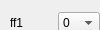
        <widget class="QWidget" name="toolBoxPage_maxshang2">
         <property name="geometry">
          <rect>
           <x>0</x>
           <y>0</y>
           <width>100</width>
           <height>30</height>
          </rect>
         </property>
         <attribute name="label">
          <string>二维最大殇计算</string>
         </attribute>
         <widget class="QWidget" name="layoutWidget_5">
          <property name="geometry">
           <rect>
            <x>10</x>
            <y>10</y>
            <width>90</width>
            <height>26</height>
           </rect>
          </property>
          <layout class="QHBoxLayout" name="horizontalLayout_46">
           <item>
            <widget class="QLabel" name="label_91">
             <property name="maximumSize">
              <size>
               <width>50</width>
               <height>10</height>
              </size>
             </property>
             <property name="font">
              <font>
               <pointsize>9</pointsize>
              </font>
             </property>
             <property name="text">
              <string>ff1</string>
             </property>
            </widget>
           </item>
           <item>
            <widget class="QComboBox" name="comboBox_2dshang_ff1">
             <item>
              <property name="text">
               <string>0</string>
              </property>
             </item>
             <item>
              <property name="text">
               <string>1</string>
              </property>
             </item>
             <item>
              <property name="text">
               <string>2</string>
              </property>
             </item>
             <item>
              <property name="text">
               <string>3</string>
              </property>
             </item>
            </widget>
           </item>
          </layout>
         </widget>
         <widget class="QWidget" name="layoutWidget_6">
          <property name="geometry">
           <rect>
            <x>120</x>
            <y>10</y>
            <width>90</width>
            <height>26</height>
           </rect>
          </property>
          <layout class="QHBoxLayout" name="horizontalLayout_47">
           <item>
            <widget class="QLabel" name="label_92">
             <property name="maximumSize">
              <size>
               <width>50</width>
               <height>10</height>
              </size>
             </property>
             <property name="font">
              <font>
               <pointsize>9</pointsize>
              </font>
             </property>
             <property name="text">
              <string>FF1</string>
             </property>
            </widget>
           </item>
           <item>
            <widget class="QComboBox" name="comboBox_2dshang_FF1">
             <item>
              <property name="text">
               <string>0</string>
              </property>
             </item>
             <item>
              <property name="text">
               <string>1</string>
              </property>
             </item>
             <item>
              <property name="text">
               <string>2</string>
              </property>
             </item>
             <item>
              <property name="text">
               <string>3</string>
              </property>
             </item>
            </widget>
           </item>
          </layout>
         </widget>
         <widget class="QWidget" name="layoutWidget_7">
          <property name="geometry">
           <rect>
            <x>10</x>
            <y>40</y>
            <width>90</width>
            <height>26</height>
           </rect>
          </property>
          <layout class="QHBoxLayout" name="horizontalLayout_48">
           <item>
            <widget class="QLabel" name="label_93">
             <property name="maximumSize">
              <size>
               <width>50</width>
               <height>10</height>
              </size>
             </property>
             <property name="font">
              <font>
               <pointsize>9</pointsize>
              </font>
             </property>
             <property name="text">
              <string>ff2</string>
             </property>
            </widget>
           </item>
           <item>
            <widget class="QComboBox" name="comboBox_2dshang_ff2">
             <item>
              <property name="text">
               <string>0</string>
              </property>
             </item>
             <item>
              <property name="text">
               <string>1</string>
              </property>
             </item>
             <item>
              <property name="text">
               <string>2</string>
              </property>
             </item>
             <item>
              <property name="text">
               <string>3</string>
              </property>
             </item>
            </widget>
           </item>
          </layout>
         </widget>
         <widget class="QWidget" name="layoutWidget_8">
          <property name="geometry">
           <rect>
            <x>120</x>
            <y>40</y>
            <width>90</width>
            <height>26</height>
           </rect>
          </property>
          <layout class="QHBoxLayout" name="horizontalLayout_49">
           <item>
            <widget class="QLabel" name="label_94">
             <property name="maximumSize">
              <size>
               <width>50</width>
               <height>10</height>
              </size>
             </property>
             <property name="font">
              <font>
               <pointsize>9</pointsize>
              </font>
             </property>
             <property name="text">
              <string>FF2</string>
             </property>
            </widget>
           </item>
           <item>
            <widget class="QComboBox" name="comboBox_2dshang_FF2">
             <item>
              <property name="text">
               <string>0</string>
              </property>
             </item>
             <item>
              <property name="text">
               <string>1</string>
              </property>
             </item>
             <item>
              <property name="text">
               <string>2</string>
              </property>
             </item>
             <item>
              <property name="text">
               <string>3</string>
              </property>
             </item>
            </widget>
           </item>
          </layout>
         </widget>
         <widget class="QLineEdit" name="lineEdit_2dshang_R">
          <property name="geometry">
           <rect>
            <x>260</x>
            <y>10</y>
            <width>51</width>
            <height>21</height>
           </rect>
          </property>
          <property name="text">
           <string>0.4954</string>
          </property>
         </widget>
         <widget class="QLabel" name="label_127">
          <property name="geometry">
           <rect>
            <x>240</x>
            <y>10</y>
            <width>21</width>
            <height>16</height>
           </rect>
          </property>
          <property name="font">
           <font>
            <pointsize>9</pointsize>
           </font>
          </property>
          <property name="text">
           <string>R</string>
          </property>
         </widget>
         <widget class="QComboBox" name="comboBox_2dshang_type">
          <property name="geometry">
           <rect>
            <x>276</x>
            <y>38</y>
            <width>60</width>
            <height>26</height>
           </rect>
          </property>
          <item>
           <property name="text">
            <string>AMH</string>
           </property>
          </item>
          <item>
           <property name="text">
            <string>Cla</string>
           </property>
          </item>
          <item>
           <property name="text">
            <string>Fra</string>
           </property>
          </item>
          <item>
           <property name="text">
            <string>GB</string>
           </property>
          </item>
          <item>
           <property name="text">
            <string>Gum</string>
           </property>
          </item>
         </widget>
         <widget class="QLabel" name="label_95">
          <property name="geometry">
           <rect>
            <x>250</x>
            <y>40</y>
            <width>31</width>
            <height>20</height>
           </rect>
          </property>
          <property name="maximumSize">
           <size>
            <width>50</width>
            <height>16777215</height>
           </size>
          </property>
          <property name="font">
           <font>
            <pointsize>9</pointsize>
           </font>
          </property>
          <property name="text">
           <string>类型</string>
          </property>
         </widget>
        </widget>
